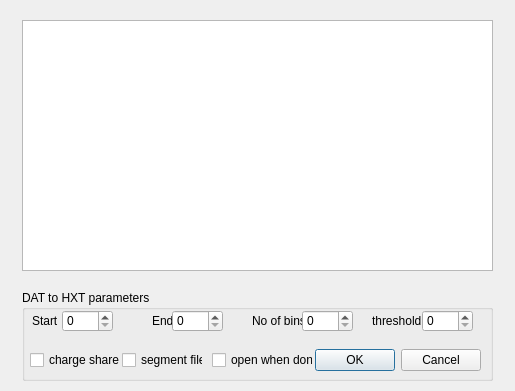
<?xml version="1.0" encoding="UTF-8"?>
<ui version="4.0">
 <class>ChargeSharing</class>
 <widget class="QDialog" name="ChargeSharing">
  <property name="geometry">
   <rect>
    <x>0</x>
    <y>0</y>
    <width>515</width>
    <height>391</height>
   </rect>
  </property>
  <property name="windowTitle">
   <string>Dialog</string>
  </property>
  <widget class="QDialogButtonBox" name="buttonBox">
   <property name="geometry">
    <rect>
     <x>260</x>
     <y>340</y>
     <width>221</width>
     <height>41</height>
    </rect>
   </property>
   <property name="orientation">
    <enum>Qt::Horizontal</enum>
   </property>
   <property name="standardButtons">
    <set>QDialogButtonBox::Cancel|QDialogButtonBox::Ok</set>
   </property>
  </widget>
  <widget class="QTreeView" name="treeView">
   <property name="geometry">
    <rect>
     <x>22</x>
     <y>20</y>
     <width>471</width>
     <height>251</height>
    </rect>
   </property>
  </widget>
  <widget class="QGroupBox" name="groupBox">
   <property name="geometry">
    <rect>
     <x>22</x>
     <y>290</y>
     <width>471</width>
     <height>91</height>
    </rect>
   </property>
   <property name="title">
    <string>DAT to HXT parameters</string>
   </property>
   <widget class="QCheckBox" name="segment">
    <property name="geometry">
     <rect>
      <x>100</x>
      <y>60</y>
      <width>81</width>
      <height>20</height>
     </rect>
    </property>
    <property name="text">
     <string>segment files</string>
    </property>
    <property name="checked">
     <bool>false</bool>
    </property>
   </widget>
   <widget class="QSpinBox" name="startValue">
    <property name="geometry">
     <rect>
      <x>40</x>
      <y>20</y>
      <width>51</width>
      <height>22</height>
     </rect>
    </property>
    <property name="maximum">
     <number>9999</number>
    </property>
   </widget>
   <widget class="QLabel" name="label">
    <property name="geometry">
     <rect>
      <x>10</x>
      <y>23</y>
      <width>61</width>
      <height>16</height>
     </rect>
    </property>
    <property name="text">
     <string>Start</string>
    </property>
   </widget>
   <widget class="QLabel" name="label_2">
    <property name="geometry">
     <rect>
      <x>130</x>
      <y>23</y>
      <width>21</width>
      <height>16</height>
     </rect>
    </property>
    <property name="text">
     <string>End</string>
    </property>
   </widget>
   <widget class="QSpinBox" name="endValue">
    <property name="geometry">
     <rect>
      <x>150</x>
      <y>20</y>
      <width>51</width>
      <height>22</height>
     </rect>
    </property>
    <property name="maximum">
     <number>99999</number>
    </property>
   </widget>
   <widget class="QLabel" name="label_3">
    <property name="geometry">
     <rect>
      <x>230</x>
      <y>23</y>
      <width>51</width>
      <height>16</height>
     </rect>
    </property>
    <property name="text">
     <string>No of bins</string>
    </property>
   </widget>
   <widget class="QSpinBox" name="noOfBins">
    <property name="geometry">
     <rect>
      <x>280</x>
      <y>20</y>
      <width>51</width>
      <height>22</height>
     </rect>
    </property>
    <property name="maximum">
     <number>99999</number>
    </property>
   </widget>
   <widget class="QLabel" name="label_4">
    <property name="geometry">
     <rect>
      <x>350</x>
      <y>23</y>
      <width>51</width>
      <height>16</height>
     </rect>
    </property>
    <property name="text">
     <string>threshold</string>
    </property>
   </widget>
   <widget class="QSpinBox" name="threshold">
    <property name="geometry">
     <rect>
      <x>400</x>
      <y>20</y>
      <width>51</width>
      <height>22</height>
     </rect>
    </property>
    <property name="maximum">
     <number>99999</number>
    </property>
   </widget>
   <widget class="QCheckBox" name="chargeShare">
    <property name="geometry">
     <rect>
      <x>8</x>
      <y>60</y>
      <width>101</width>
      <height>20</height>
     </rect>
    </property>
    <property name="text">
     <string>charge share</string>
    </property>
    <property name="checked">
     <bool>false</bool>
    </property>
   </widget>
   <widget class="QCheckBox" name="openAfter">
    <property name="geometry">
     <rect>
      <x>190</x>
      <y>60</y>
      <width>101</width>
      <height>20</height>
     </rect>
    </property>
    <property name="text">
     <string>open when done</string>
    </property>
    <property name="checked">
     <bool>false</bool>
    </property>
   </widget>
  </widget>
  <zorder>treeView</zorder>
  <zorder>groupBox</zorder>
  <zorder>buttonBox</zorder>
 </widget>
 <resources/>
 <connections>
  <connection>
   <sender>buttonBox</sender>
   <signal>accepted()</signal>
   <receiver>ChargeSharing</receiver>
   <slot>accept()</slot>
   <hints>
    <hint type="sourcelabel">
     <x>248</x>
     <y>254</y>
    </hint>
    <hint type="destinationlabel">
     <x>157</x>
     <y>274</y>
    </hint>
   </hints>
  </connection>
  <connection>
   <sender>buttonBox</sender>
   <signal>rejected()</signal>
   <receiver>ChargeSharing</receiver>
   <slot>reject()</slot>
   <hints>
    <hint type="sourcelabel">
     <x>316</x>
     <y>260</y>
    </hint>
    <hint type="destinationlabel">
     <x>286</x>
     <y>274</y>
    </hint>
   </hints>
  </connection>
 </connections>
</ui>
